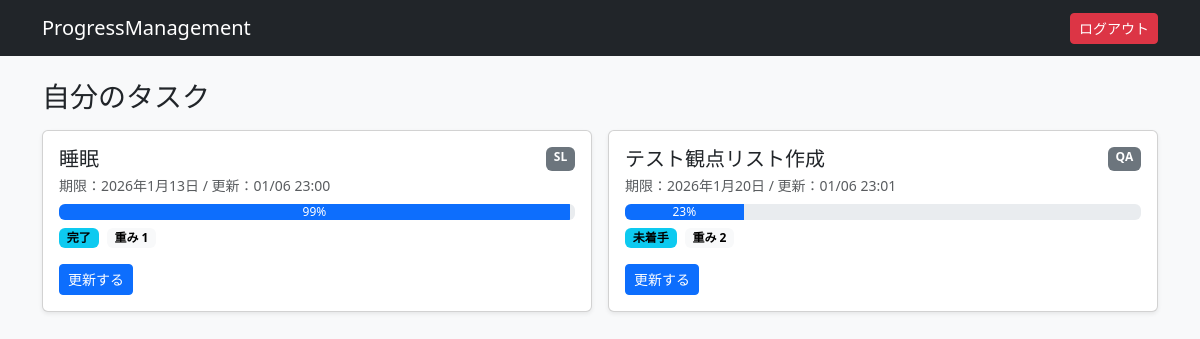
Screenshot of /me/ (signed in) with the database file from the repository.
### tracker/models.py (models this page shows, shortened)
class Task(models.Model):
    class Status(models.TextChoices):
        TODO = "TODO", "未着手"
        DOING = "DOING", "作業中"
        DONE = "DONE", "完了"
    title = models.CharField(max_length=200)
    owner = models.ForeignKey(User, on_delete=models.CASCADE, related_name="tasks")
    role = models.CharField(max_length=50, blank=True)  # UI/DB/API など任意
    due_date = models.DateField(null=True, blank=True)
    points = models.PositiveSmallIntegerField(default=1)  # 重み(1〜5とか)
    status = models.CharField(max_length=10, choices=Status.choices, default=Status.TODO)
    progress = models.PositiveSmallIntegerField(
        default=0,
        validators=[MinValueValidator(0), MaxValueValidator(100)],
    )
    memo_today = models.CharField(max_length=200, blank=True)
    memo_next = models.CharField(max_length=200, blank=True)
    updated_at = models.DateTimeField(auto_now=True)
    created_at = models.DateTimeField(auto_now_add=True)

### tracker/views.py (the view)
# urls.py: path("me/", views.my_tasks, name="my_tasks"),
@login_required
def my_tasks(request):
    tasks = Task.objects.filter(owner=request.user).order_by("due_date", "-updated_at")
    return render(request, "tracker/my_tasks.html", {"tasks": tasks})

### templates/tracker/my_tasks.html
{% extends "base.html" %}
{% block content %}
<h3 class="mb-3">自分のタスク</h3>
{% if tasks %}
  <div class="row g-3">
    {% for t in tasks %}
      <div class="col-12 col-lg-6">
        <div class="card shadow-sm">
          <div class="card-body">
            <div class="d-flex justify-content-between">
              <h5 class="m-0">{{ t.title }}</h5>
              <span class="badge text-bg-secondary">{{ t.role|default:"-" }}</span>
            </div>
            <div class="small text-muted mt-1">
              期限：{{ t.due_date|default:"-" }} / 更新：{{ t.updated_at|date:"m/d H:i" }}
            </div>
            <div class="progress my-2">
              <div class="progress-bar" style="width: {{ t.progress }}%">{{ t.progress }}%</div>
            </div>
            <div class="d-flex gap-2">
              <span class="badge text-bg-info">{{ t.get_status_display }}</span>
              <span class="badge text-bg-light">重み {{ t.points }}</span>
            </div>
            <div class="mt-3">
              <a class="btn btn-primary btn-sm" href="{% url 'update_task' t.id %}">更新する</a>
            </div>
          </div>
        </div>
      </div>
    {% endfor %}
  </div>
{% else %}
  <div class="alert alert-secondary">タスクが割り当てられていません。</div>
{% endif %}
{% endblock %}

### rows the page displays
Task: title "睡眠", role "SL", due_date "2026年1月13日", updated_at "01/06 23:00", progress "99", status "完了", points "1"
Task: title "テスト観点リスト作成", role "QA", due_date "2026年1月20日", updated_at "01/06 23:01", progress "23", status "未着手", points "2"
